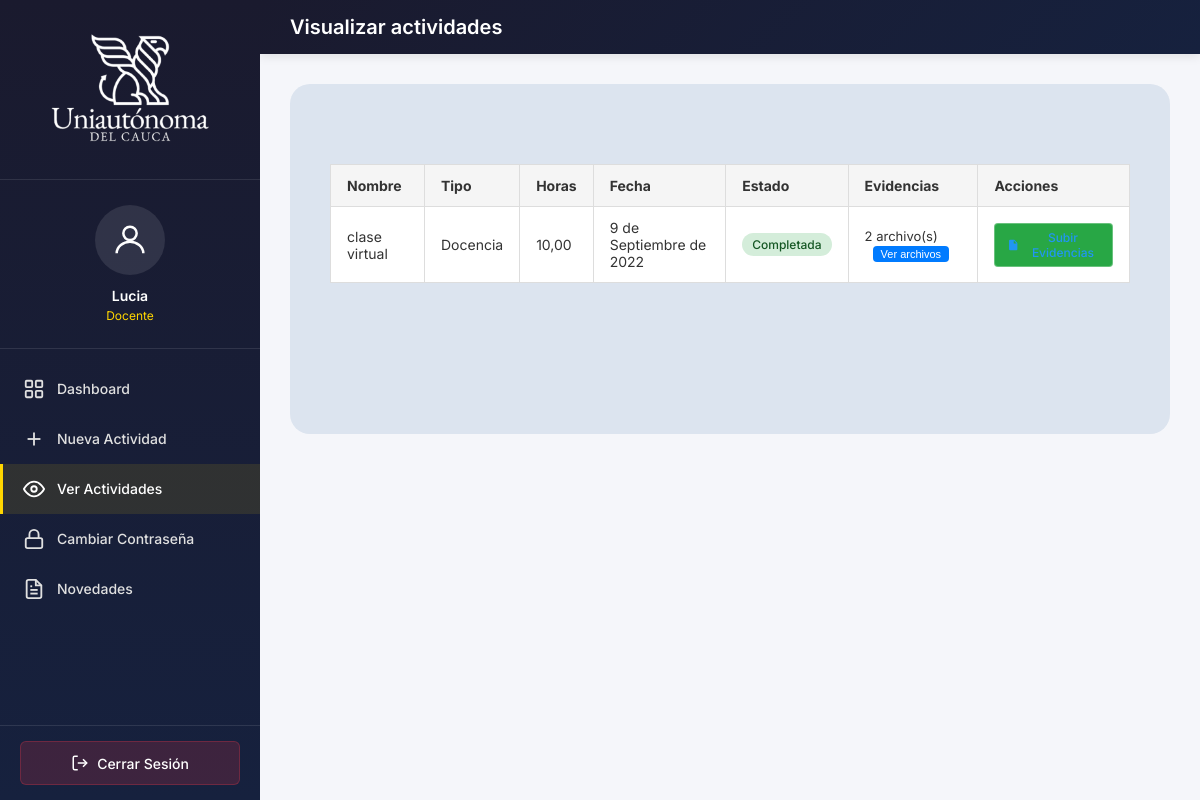
Page /profesor/visualizar/ (signed in) on the committed database.
### accounts/models.py (models this page shows, shortened)
class Usuario(AbstractUser):
    ROLES = (
        ('administrador', 'Administrador'),
        ('coordinador', 'Coordinador'),
        ('profesor', 'Profesor'),
    )
    ESTADOS = (
        ('activo', 'Activo'),
        ('inactivo', 'Inactivo'),
    )
    rol = models.CharField(max_length=20, choices=ROLES, default='profesor')
    programa = models.CharField(max_length=100, blank=True, null=True)
    codigo = models.CharField(max_length=20, blank=True, null=True, unique=True)
    estado = models.CharField(max_length=10, choices=ESTADOS, default='activo')
    class Meta:
        verbose_name = 'Usuario'
        verbose_name_plural = 'Usuarios'
    @property
    def nombre_completo(self):
        return self.get_full_name() or self.username

### tareas/models.py (models this page shows, shortened)
class Actividad(models.Model):
    TIPOS = (
        ('extension', 'Extensión'),
        ('investigacion', 'Investigación'),
        ('docencia', 'Docencia'),
        ('administrativa', 'Administrativa'),
    )
    ESTADOS = (
        ('pendiente', 'Pendiente'),
        ('en_progreso', 'En Progreso'),
        ('completada', 'Completada'),
        ('rechazada', 'Rechazada'),
    )
    nombre = models.CharField(max_length=200)
    tipo_actividad = models.CharField(max_length=30, choices=TIPOS)
    cantidad_horas = models.DecimalField(max_digits=6, decimal_places=2)
    fecha = models.DateField()
    descripcion = models.TextField(blank=True)
    profesor = models.ForeignKey(
        settings.AUTH_USER_MODEL,
        on_delete=models.CASCADE,
        related_name='actividades'
    )
    estado = models.CharField(max_length=20, choices=ESTADOS, default='pendiente')
    asignado_por = models.ForeignKey(
        settings.AUTH_USER_MODEL,
        on_delete=models.SET_NULL,
        null=True, blank=True,
        related_name='tareas_asignadas'
    )
    fecha_creacion = models.DateTimeField(auto_now_add=True)
    fecha_actualizacion = models.DateTimeField(auto_now=True)
    anio = models.IntegerField(null=True, blank=True, verbose_name='Año')
    periodo = models.CharField(max_length=20, blank=True)
    semestre = models.CharField(max_length=20, blank=True)
    curso = models.CharField(max_length=100, blank=True)
    class Meta:
        verbose_name = 'Actividad'
        verbose_name_plural = 'Actividades'
        ordering = ['-fecha_creacion']

### tareas/views.py (the view)
# urls.py: path('profesor/visualizar/', views.visualizar_actividades_profesor, name='visualizar_actividades_profesor'),
@login_required
@role_required('profesor')
def visualizar_actividades_profesor(request):
    actividades = Actividad.objects.filter(profesor=request.user)
    context = {
        'page_title': 'Visualizar actividades',
        'user_role': 'Docente',
        'user_name': request.user.nombre_completo,
        'actividades': actividades,
    }
    return render(request, 'profesor/visualizar_actividades.html', context)

### templates/profesor/visualizar_actividades.html (shortened to what this page needs)
{% extends "base_sidebar.html" %}
{% load static %}
{% block sidebar_menu %}
<a href="{% url 'profesor_dashboard' %}" class="sidebar-menu-item">
    <div class="sidebar-menu-icon">
        <svg viewBox="0 0 24 24" fill="none" stroke="currentColor" stroke-width="2">
            <rect x="3" y="3" width="7" height="7" rx="1"/>
            <rect x="14" y="3" width="7" height="7" rx="1"/>
            <rect x="3" y="14" width="7" height="7" rx="1"/>
            <rect x="14" y="14" width="7" height="7" rx="1"/>
        </svg>
    </div>
    <span class="sidebar-menu-text">Dashboard</span>
</a>
<a href="{% url 'nueva_actividad' %}" class="sidebar-menu-item">
    <div class="sidebar-menu-icon">
        <svg viewBox="0 0 24 24" fill="none" stroke="currentColor" stroke-width="2">
            <line x1="12" y1="5" x2="12" y2="19"/>
            <line x1="5" y1="12" x2="19" y2="12"/>
        </svg>
    </div>
    <span class="sidebar-menu-text">Nueva Actividad</span>
</a>
<a href="{% url 'visualizar_actividades_profesor' %}" class="sidebar-menu-item active">
    <div class="sidebar-menu-icon">
        <svg viewBox="0 0 24 24" fill="none" stroke="currentColor" stroke-width="2">
            <path d="M1 12s4-8 11-8 11 8 11 8-4 8-11 8-11-8-11-8z"/>
            <circle cx="12" cy="12" r="3"/>
        </svg>
    </div>
    <span class="sidebar-menu-text">Ver Actividades</span>
</a>
<a href="{% url 'actualizar_password' %}" class="sidebar-menu-item">
    <div class="sidebar-menu-icon">
        <svg viewBox="0 0 24 24" fill="none" stroke="currentColor" stroke-width="2">
            <rect x="3" y="11" width="18" height="11" rx="2" ry="2"/>
            <path d="M7 11V7a5 5 0 0 1 10 0v4"/>
        </svg>
    </div>
    <span class="sidebar-menu-text">Cambiar Contraseña</span>
</a>
<a href="{% url 'novedades' %}" class="sidebar-menu-item">
    <div class="sidebar-menu-icon">
        <svg viewBox="0 0 24 24" fill="none" stroke="currentColor" stroke-width="2">
            <path d="M14 2H6a2 2 0 0 0-2 2v16a2 2 0 0 0 2 2h12a2 2 0 0 0 2-2V8z"/>
            <polyline points="14 2 14 8 20 8"/>
            <line x1="16" y1="13" x2="8" y2="13"/>
            <line x1="16" y1="17" x2="8" y2="17"/>
            <polyline points="10 9 9 9 8 9"/>
        </svg>
    </div>
    <span class="sidebar-menu-text">Novedades</span>
</a>
{% endblock %}
{% block content %}
<div class="content-card">
    {% if actividades %}
    <table class="data-table">
        <thead>
            <tr>
                <th>Nombre</th>
                <th>Tipo</th>
                <th>Horas</th>
                <th>Fecha</th>
                <th>Estado</th>
                <th>Evidencias</th>
                <th>Acciones</th>
            </tr>
        </thead>
        <tbody>
            {% for actividad in actividades %}
            <tr>
                <td>{{ actividad.nombre }}</td>
                <td>{{ actividad.get_tipo_actividad_display }}</td>
                <td>{{ actividad.cantidad_horas }}</td>
                <td>{{ actividad.fecha }}</td>
                <td>
                    <span class="badge badge-{{ actividad.estado }}">
                        {{ actividad.get_estado_display }}
                    </span>
                </td>
                <td>
                    {% if actividad.evidencias.count > 0 %}
                    <div class="evidencias-container">
                        <span class="evidencias-count">{{ actividad.evidencias.count }} archivo(s)</span>
                        <button class="btn-ver-evidencias" onclick="toggleEvidencias('evidencias-{{ actividad.id }}')">
                            Ver archivos
                        </button>
                    </div>
                    {% else %}
                    <span class="sin-evidencias">Sin archivos</span>
                    {% endif %}
                </td>
                <td>
                    <a href="{% url 'subir_evidencia' actividad.id %}" class="btn btn-action btn-subir-evidencia">
                        <svg viewBox="0 0 24 24" width="16" height="16">
                            <path fill="currentColor" d="M14,2H6A2,2 0 0,0 4,4V20A2,2 0 0,0 6,22H18A2,2 0 0,0 20,20V8L14,2M18,20V13H6V20H18M13,9V3.5L18.5,9H13Z" />
                        </svg>
                    </a>
                </td>
            </tr>
            {% endfor %}
        </tbody>
    </table>
    {% else %}
    <p style="text-align:center;padding:40px;color:#666;font-size:16px;">No tiene actividades asignadas.</p>
    {% endif %}
</div>
{% endblock %}

### templates/base_sidebar.html (shortened to what this page needs)
{% load static %}
<!DOCTYPE html>
<html lang="es">
<head>
    <link rel="stylesheet" href="{% static 'css/style.css' %}">
</head>
<body>
    <aside class="sidebar" id="sidebar">
        <div class="sidebar-header">
            <img src="{% static 'img/logo_white.png' %}" alt="Logo" class="sidebar-logo">
        </div>
        <div class="sidebar-user">
            <div class="sidebar-avatar">
                <svg viewBox="0 0 24 24" xmlns="http://www.w3.org/2000/svg">
                    <circle cx="12" cy="8" r="4" fill="none" stroke="white" stroke-width="1.5"/>
                    <path d="M4 20c0-4 4-7 8-7s8 3 8 7" fill="none" stroke="white" stroke-width="1.5"/>
                </svg>
            </div>
            <div class="sidebar-user-name">{{ user_name|default:user.get_full_name }}</div>
            <div class="sidebar-user-role">{{ user_role }}</div>
        </div>
        <nav class="sidebar-menu">
            {% block sidebar_menu %}{% endblock %}
        </nav>
        <div class="sidebar-footer">
            <a href="{% url 'logout' %}" class="sidebar-logout">
                <svg viewBox="0 0 24 24" fill="none" stroke="currentColor" stroke-width="2">
                    <path d="M9 21H5a2 2 0 0 1-2-2V5a2 2 0 0 1 2-2h4"/>
                    <polyline points="16 17 21 12 16 7"/>
                    <line x1="21" y1="12" x2="9" y2="12"/>
                </svg>
                Cerrar Sesión
            </a>
        </div>
    </aside>
    <div class="main-with-sidebar">
        <header class="header-sidebar">
            <h2 class="header-title-sidebar">{% block header_title %}{{ page_title }}{% endblock %}</h2>
        </header>
        <main class="content-area">
            {% block content %}{% endblock %}
        </main>
    </div>
</body>
</html>

### static/css/style.css (style rules this page uses)
*, *::before, *::after { margin: 0; padding: 0; box-sizing: border-box; }
html, body { height: 100%; font-family: 'Inter', sans-serif; background-color: #f5f5f5; color: #333; }
a { text-decoration: none; color: inherit; }
.content-card { background-color: #DCE4EF; border-radius: 20px; padding: 50px 40px; margin: 0 auto; max-width: 1000px; min-height: 350px; }
.btn { display: inline-block; padding: 12px 32px; border-radius: 25px; font-size: 14px; font-weight: 600; border: none; cursor: pointer; text-align: center; transition: all 0.3s ease; text-decoration: none; }
.btn-action { background-color: #2196F3; color: white; padding: 10px 24px; font-size: 13px; border: 1px solid rgba(255, 255, 255, 0.3); }
.data-table { width: 100%; border-collapse: collapse; margin: 30px 0; background: white; }
.data-table th, .data-table td { padding: 12px 16px; text-align: left; border: 1px solid #ddd; font-size: 14px; }
.data-table th { background-color: #f5f5f5; font-weight: 700; }
.data-table a { color: #2196F3; font-weight: 500; }

### templates/base_sidebar.html (style rules this page uses)
.sidebar { position: fixed; top: 0; left: 0; height: 100vh; width: 260px; background: linear-gradient(180deg, #1a1a2e 0%, #16213e 100%); color: #fff; z-index: 1000; display: flex; flex-direction: column; transition: transform 0.3s ease; }
.sidebar-header { padding: 20px; text-align: center; border-bottom: 1px solid rgba(255,255,255,0.1); }
.sidebar-logo { max-width: 180px; height: auto; }
.sidebar-user { padding: 25px 20px; text-align: center; border-bottom: 1px solid rgba(255,255,255,0.1); }
.sidebar-avatar { width: 70px; height: 70px; border-radius: 50%; background: rgba(255,255,255,0.1); display: flex; align-items: center; justify-content: center; margin: 0 auto 12px; }
.sidebar-avatar svg { width: 40px; height: 40px; }
.sidebar-user-name { font-size: 14px; font-weight: 600; color: #fff; margin-bottom: 4px; }
.sidebar-user-role { font-size: 12px; color: #ffd600; }
.sidebar-menu { flex: 1; padding: 15px 0; overflow-y: auto; }
.sidebar-menu-item { display: flex; align-items: center; padding: 14px 20px; color: #e0e0e0; text-decoration: none; transition: all 0.2s ease; border-left: 3px solid transparent; }
.sidebar-menu-item.active { background: rgba(255,214,0,0.1); border-left-color: #ffd600; color: #fff; }
.sidebar-menu-icon { width: 22px; height: 22px; margin-right: 12px; flex-shrink: 0; }
.sidebar-menu-icon svg { width: 100%; height: 100%; }
.sidebar-menu-text { font-size: 14px; font-weight: 500; }
.sidebar-footer { padding: 15px 0; border-top: 1px solid rgba(255,255,255,0.1); }
.sidebar-logout { display: flex; align-items: center; justify-content: center; width: calc(100% - 40px); margin: 0 20px; padding: 12px; background: rgba(220,53,69,0.2); color: #fff; text-decoration: none; border-radius: 6px; font-size: 14px; font-weight: 500; transition: all 0.2s ease; border: 1px solid rgba(220,53,69,0.3); }
.sidebar-logout svg { width: 18px; height: 18px; margin-right: 8px; }
.main-with-sidebar { margin-left: 260px; min-height: 100vh; background: #f5f6fa; }
.header-sidebar { background: linear-gradient(135deg, #1a1a2e 0%, #16213e 100%); color: #fff; padding: 15px 30px; display: flex; align-items: center; justify-content: space-between; box-shadow: 0 2px 10px rgba(0,0,0,0.1); }
.header-title-sidebar { font-size: 20px; font-weight: 600; color: #fff; margin: 0; }
.content-area { padding: 30px; }

### templates/profesor/visualizar_actividades.html (style rules this page uses)
.badge { display: inline-block; padding: 4px 10px; border-radius: 12px; font-size: 12px; font-weight: 500; }
.badge-completada { background-color: #d4edda; color: #155724; }
.evidencias-container { position: relative; }
.evidencias-count { font-size: 13px; color: #333; }
.btn-ver-evidencias { display: inline-block; margin-left: 8px; padding: 2px 8px; background: #007bff; color: white; border: none; border-radius: 4px; font-size: 11px; cursor: pointer; transition: background 0.2s ease; }
.btn-subir-evidencia { display: inline-flex; align-items: center; gap: 6px; padding: 6px 12px; background: #28a745; color: white; border-radius: 4px; font-size: 12px; text-decoration: none; transition: background 0.2s ease; }

### rows in the picture
Usuario: first_name+last_name "Lucia"
Actividad: nombre "clase virtual", tipo_actividad "Docencia", cantidad_horas "10,00", fecha "9 de Septiembre de 2022", estado "Completada", evidencias.count "2"

### other values in the picture
{{ user_role }} "Docente"
{{ page_title }} "Visualizar actividades"
